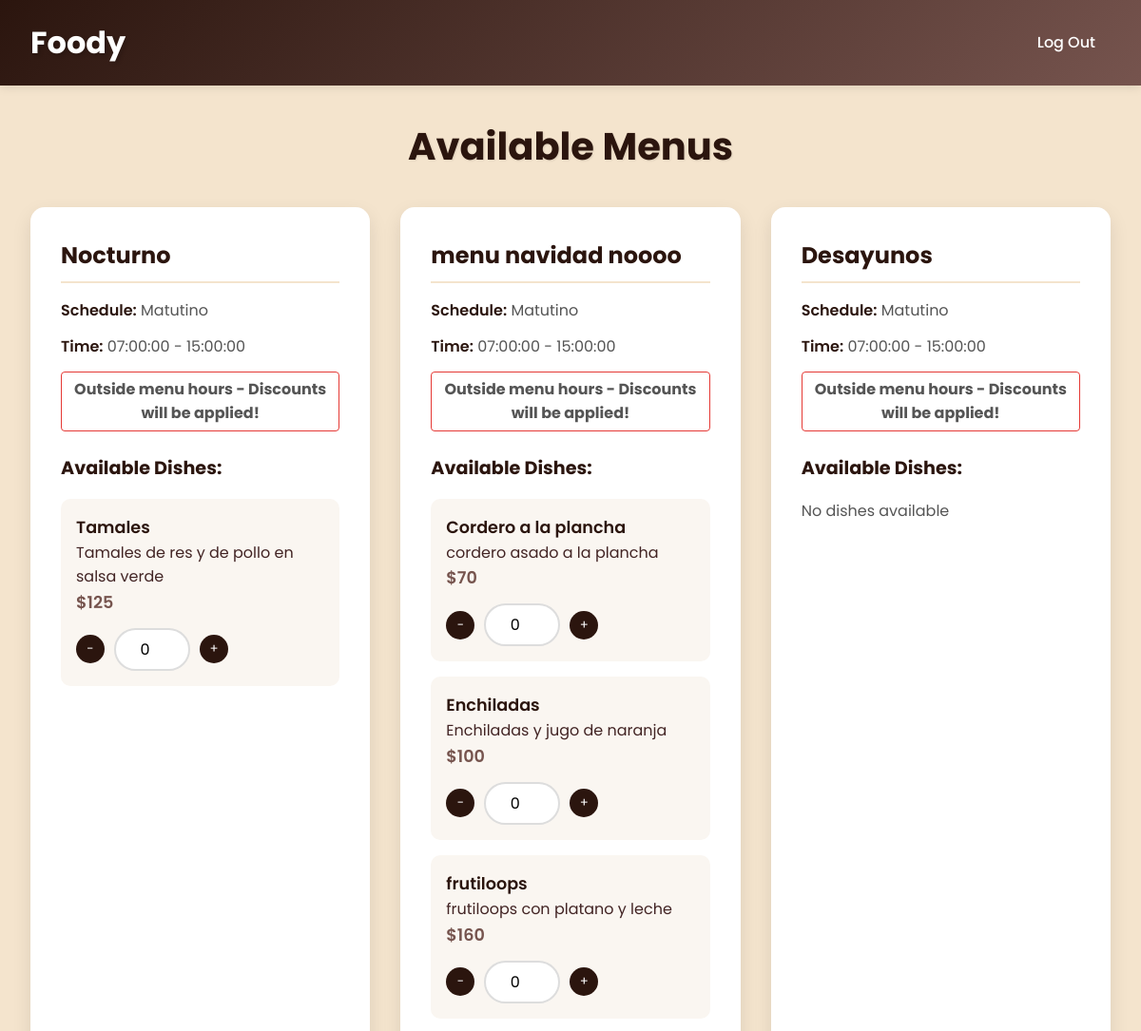
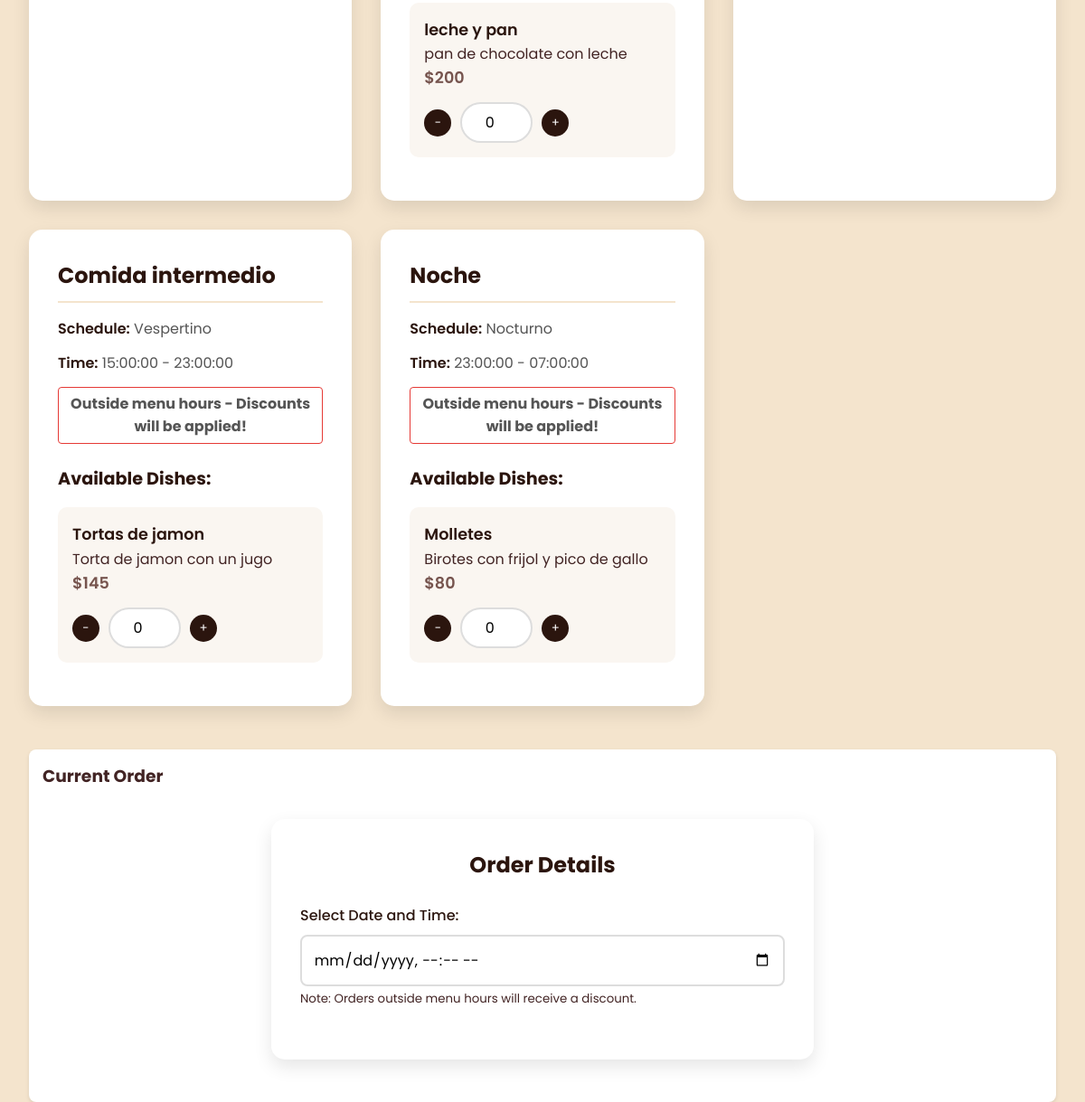
/Foody/InterfacesEmpleadohtml/menusReser.php (signed in), run on the app's committed database (2 pictures, top to bottom).
### tables this page shows
CREATE TABLE `menu` (
  `code` varchar(5) NOT NULL,
  `name` varchar(30) NOT NULL,
  `description` varchar(60) NOT NULL,
  `menu_type` int NOT NULL,
  PRIMARY KEY (`code`),
  KEY `menu_type` (`menu_type`),
  CONSTRAINT `menu_type` FOREIGN KEY (`menu_type`) REFERENCES `menu_type` (`num`)
);

CREATE TABLE `menu_type` (
  `num` int NOT NULL AUTO_INCREMENT,
  `description` varchar(10) NOT NULL,
  `start_time` time NOT NULL,
  `end_time` time NOT NULL,
  PRIMARY KEY (`num`)
);

### Foody/InterfacesEmpleadohtml/menusReser.php (the view, shortened to what this page needs)
<?php
global $conn;
$stmt = $conn->prepare("
    SELECT e.num as employee_num, e.factory, f.code as factory_code
    FROM employee e
    JOIN factory f ON e.factory = f.code
    WHERE e.userNum = ?");
$stmt->bind_param("i", $_SESSION['user_num']);
$stmt->execute();
$result_employee = $stmt->get_result();
$employee_info = $result_employee->fetch_assoc();
$stmt = $conn->prepare("
    SELECT num, name
    FROM diningRoom
    WHERE factory = ?
    LIMIT 1");
$stmt->bind_param("s", $employee_info['factory_code']);
$stmt->execute();
$result_dining = $stmt->get_result();
$employee_dining = $result_dining->fetch_assoc();
$current_time = date('H:i:s');
$query = "SELECT m.*, mt.description as schedule_type,
          mt.start_time, mt.end_time,
          GROUP_CONCAT(DISTINCT dr.name SEPARATOR ', ') as dining_rooms,
          GROUP_CONCAT(DISTINCT d.code SEPARATOR '||') as dish_codes,
          GROUP_CONCAT(DISTINCT d.name SEPARATOR '||') as dishes,
          GROUP_CONCAT(DISTINCT d.description SEPARATOR '||') as dish_descriptions,
          GROUP_CONCAT(DISTINCT d.price SEPARATOR '||') as dish_prices
          FROM menu m
          LEFT JOIN menu_type mt ON m.menu_type = mt.num
          LEFT JOIN dining_menu dm ON m.code = dm.menu
          LEFT JOIN diningRoom dr ON dm.diningRoom = dr.num
          LEFT JOIN dish d ON m.code = d.menu
          WHERE dm.diningRoom = ?
          GROUP BY m.code
          ORDER BY mt.start_time";
$stmt = $conn->prepare($query);
$stmt->bind_param("i", $employee_dining['num']);
$stmt->execute();
$result = $stmt->get_result();
?>
<!DOCTYPE html>
<html lang="en">
<head>
    <link rel="stylesheet" href="/css/Employe/menuReser.css">
</head>
<body>
    <header>
        <div class="menu">
            <a href="inicioEmpleado.php" class="logo">Foody</a>
            <nav class="navbar">
                <ul>
                    <li><a href="../index.php">Log Out</a></li>
                </ul>
            </nav>
        </div>
    </header>
    <div class="container">
        <h1>Available Menus</h1>
        <form id="orderForm" action="make_reservation.php" method="POST">
        <div class="menus-grid">
    <?php while ($menu = $result->fetch_assoc()): ?>
        <div class="menu-card">
            <h3><?php echo htmlspecialchars($menu['name']); ?></h3>
            <div class="menu-info">
                <p><strong>Schedule:</strong> <?php echo htmlspecialchars($menu['schedule_type']); ?></p>
                <p><strong>Time:</strong> <?php echo htmlspecialchars($menu['start_time']); ?> - <?php echo htmlspecialchars($menu['end_time']); ?></p>
                <?php
                if ($current_time < $menu['start_time'] || $current_time > $menu['end_time']) {
                    echo '<p class="discount-notice">Outside menu hours - Discounts will be applied!</p>';
                }
                ?>
                <div class="dishes-section">
                    <h4>Available Dishes:</h4>
                    <?php
                    if ($menu['dishes']) {
                        $dish_codes = explode('||', $menu['dish_codes']);
                        $dishes = explode('||', $menu['dishes']);
                        $descriptions = explode('||', $menu['dish_descriptions']);
                        $prices = explode('||', $menu['dish_prices']);
                        $total_items = min(count($dish_codes), count($dishes), count($descriptions), count($prices));
                        for ($i = 0; $i < $total_items; $i++) {
                            echo '<div class="dish-item" data-menu-time="' . htmlspecialchars($menu['start_time']) . ',' . htmlspecialchars($menu['end_time']) . '">';
                            echo '<div class="dish-info">';
                            echo '<strong>' . htmlspecialchars($dishes[$i] ?? '') . '</strong><br>';
                            echo htmlspecialchars($descriptions[$i] ?? '') . '<br>';
                            echo '<span class="dish-price">$' . htmlspecialchars($prices[$i] ?? '0.00') . '</span>';
                            echo '</div>';
                            echo '<div class="quantity-controls">';
                            echo '<button type="button" class="quantity-btn decrease" onclick="updateQuantity(\'' . htmlspecialchars($dish_codes[$i]) . '\', -1)">-</button>';
                            echo '<input type="number" name="dishes[' . htmlspecialchars($dish_codes[$i] ?? '') . ']" ';
                            echo 'class="quantity-input" min="0" value="0" data-price="' . htmlspecialchars($prices[$i] ?? '0.00') . '" ';
                            echo 'data-name="' . htmlspecialchars($dishes[$i] ?? '') . '" readonly>';
                            echo '<button type="button" class="quantity-btn increase" onclick="updateQuantity(\'' . htmlspecialchars($dish_codes[$i]) . '\', 1)">+</button>';
                            echo '</div>';
                            echo '</div>';
                        }
                    } else {
                        echo '<p>No dishes available</p>';
                    }
                    ?>
                </div>
            </div>
        </div>
    <?php endwhile; ?>
</div>
<div class="cart">
    <h3>Current Order</h3>
    <div class="reservation-details">
        <h3>Order Details</h3>
        <div class="form-group">
            <label for="reservation_datetime">Select Date and Time:</label>
            <input type="datetime-local"
                   id="reservation_datetime"
                   name="reservation_date"
                   min="<?php echo date('Y-m-d\TH:i'); ?>"
                   required
                   class="form-control">
            <small class="form-text text-muted">
                Note: Orders outside menu hours will receive a discount.
            </small>
        </div>
    </div>
</div>
</body>
</html>

### Foody/css/Employe/menuReser.css (style rules this page uses)
* { margin: 0; padding: 0; box-sizing: border-box; font-family: 'Poppins', sans-serif; }
body { background-color: #f4e4cd; color: #422424; line-height: 1.6; }
header { background: linear-gradient(135deg, #2b150e 0%, #76544e 100%); padding: 1.2rem 0; box-shadow: 0 2px 10px rgba(0, 0, 0, 0.1); margin-bottom: 2rem; }
.menu { max-width: 1200px; margin: 0 auto; padding: 0 2rem; display: flex; justify-content: space-between; align-items: center; }
.logo { font-size: 2rem; font-weight: 700; color: #ffffff; text-decoration: none; text-shadow: 2px 2px 4px rgba(0, 0, 0, 0.2); }
.navbar ul { list-style: none; display: flex; gap: 2rem; }
.navbar a { color: #ffffff; text-decoration: none; font-weight: 500; padding: 0.5rem 1rem; border-radius: 25px; transition: all 0.3s ease; }
.container { max-width: 1200px; margin: 0 auto; padding: 0 2rem; }
.container h1 { text-align: center; color: #2b150e; font-size: 2.5rem; margin-bottom: 2rem; text-shadow: 1px 1px 2px rgba(0, 0, 0, 0.1); }
.menus-grid { display: grid; grid-template-columns: repeat(auto-fit, minmax(300px, 1fr)); gap: 2rem; margin-bottom: 3rem; }
.menu-card { background: white; border-radius: 15px; padding: 2rem; box-shadow: 0 8px 20px rgba(0, 0, 0, 0.1); transition: transform 0.3s ease; }
.menu-card h3 { color: #2b150e; font-size: 1.5rem; margin-bottom: 1rem; padding-bottom: 0.5rem; border-bottom: 2px solid #f4e4cd; }
.menu-info p { margin-bottom: 0.8rem; color: #555; }
.menu-info strong { color: #2b150e; font-weight: 600; }
.dishes-section { margin-top: 1.5rem; }
.dishes-section h4 { color: #2b150e; font-size: 1.2rem; margin-bottom: 1rem; }
.dish-item { background: #faf6f1; border-radius: 10px; padding: 1rem; margin-bottom: 1rem; transition: all 0.3s ease; }
.dish-info { margin-bottom: 0.8rem; }
.dish-info strong { color: #2b150e; font-size: 1.1rem; }
.dish-price { color: #76544e; font-weight: 600; font-size: 1.1rem; }
.quantity-input { width: 80px; padding: 0.5rem; border: 2px solid #ddd; border-radius: 25px; text-align: center; font-size: 1rem; transition: all 0.3s ease; }
.reservation-details { background: white; padding: 2rem; border-radius: 15px; box-shadow: 0 8px 20px rgba(0, 0, 0, 0.1); max-width: 600px; margin: 2rem auto; }
.reservation-details h3 { color: #2b150e; font-size: 1.5rem; margin-bottom: 1.5rem; text-align: center; }
.form-group { margin-bottom: 1.5rem; }
.form-group label { display: block; color: #2b150e; margin-bottom: 0.5rem; font-weight: 500; }
.form-group input, .form-group select { width: 100%; padding: 0.8rem; border: 2px solid #ddd; border-radius: 8px; font-size: 1rem; transition: all 0.3s ease; }
.menu-card { animation: fadeIn 0.5s ease-out; }
.menu-card:nth-child(2) { animation-delay: 0.1s; }
.menu-card:nth-child(3) { animation-delay: 0.2s; }
.cart { margin-top: 20px; padding: 15px; background: white; border-radius: 8px; box-shadow: 0 2px 4px rgba(0,0,0,0.1); }
.quantity-controls { display: flex; align-items: center; gap: 10px; }
.quantity-btn { background: #2b150e; color: white; border: none; width: 30px; height: 30px; border-radius: 50%; cursor: pointer; display: flex; align-items: center; justify-content: center; }
.discount-notice { color: #e53935; font-weight: bold; margin-top: 10px; padding: 5px; border: 1px solid #e53935; border-radius: 4px; text-align: center; }

### data on the page
menu: name "Nocturno", menu_type.description "Matutino", menu_type.start_time "07:00:00", menu_type.end_time "15:00:00", i "Tamales", i "Tamales de res y de pollo en salsa verde", i "125"
menu: name "menu navidad noooo", menu_type.description "Matutino", menu_type.start_time "07:00:00", menu_type.end_time "15:00:00", i "Cordero a la plancha", i "cordero asado a la plancha", i "70", i "Enchiladas", i "Enchiladas y jugo de naranja", i "100", i "frutiloops", i "frutiloops con platano y leche", i "160", i "leche y pan", i "pan de chocolate con leche", i "200"
menu: name "Desayunos", menu_type.description "Matutino", menu_type.start_time "07:00:00", menu_type.end_time "15:00:00", shows "No dishes available"
menu: name "Comida intermedio", menu_type.description "Vespertino", menu_type.start_time "15:00:00", menu_type.end_time "23:00:00", i "Tortas de jamon", i "Torta de jamon con un jugo", i "145"
menu: name "Noche", menu_type.description "Nocturno", menu_type.start_time "23:00:00", menu_type.end_time "07:00:00", i "Molletes", i "Birotes con frijol y pico de gallo", i "80"
